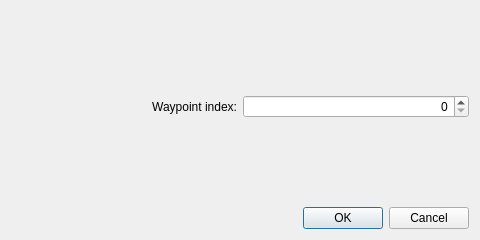
<?xml version="1.0" encoding="UTF-8"?>
<ui version="4.0">
 <class>DialogEditObjectiveWaypoint</class>
 <widget class="QDialog" name="DialogEditObjectiveWaypoint">
  <property name="geometry">
   <rect>
    <x>0</x>
    <y>0</y>
    <width>480</width>
    <height>240</height>
   </rect>
  </property>
  <property name="windowTitle">
   <string>Edit Objective Waypoint</string>
  </property>
  <property name="modal">
   <bool>true</bool>
  </property>
  <layout class="QGridLayout" name="gridLayout">
   <item row="1" column="1">
    <widget class="QSpinBox" name="spinBox">
     <property name="alignment">
      <set>Qt::AlignRight|Qt::AlignTrailing|Qt::AlignVCenter</set>
     </property>
    </widget>
   </item>
   <item row="1" column="0">
    <widget class="QLabel" name="label">
     <property name="text">
      <string>Waypoint index:</string>
     </property>
     <property name="alignment">
      <set>Qt::AlignRight|Qt::AlignTrailing|Qt::AlignVCenter</set>
     </property>
     <property name="buddy">
      <cstring>spinBox</cstring>
     </property>
    </widget>
   </item>
   <item row="3" column="0" colspan="2">
    <widget class="QDialogButtonBox" name="buttonBox">
     <property name="orientation">
      <enum>Qt::Horizontal</enum>
     </property>
     <property name="standardButtons">
      <set>QDialogButtonBox::Cancel|QDialogButtonBox::Ok</set>
     </property>
    </widget>
   </item>
   <item row="2" column="0" colspan="2">
    <spacer name="verticalSpacer">
     <property name="orientation">
      <enum>Qt::Vertical</enum>
     </property>
     <property name="sizeHint" stdset="0">
      <size>
       <width>299</width>
       <height>30</height>
      </size>
     </property>
    </spacer>
   </item>
   <item row="0" column="0" colspan="2">
    <spacer name="verticalSpacer_2">
     <property name="orientation">
      <enum>Qt::Vertical</enum>
     </property>
     <property name="sizeHint" stdset="0">
      <size>
       <width>299</width>
       <height>34</height>
      </size>
     </property>
    </spacer>
   </item>
  </layout>
 </widget>
 <resources/>
 <connections>
  <connection>
   <sender>buttonBox</sender>
   <signal>accepted()</signal>
   <receiver>DialogEditObjectiveWaypoint</receiver>
   <slot>accept()</slot>
   <hints>
    <hint type="sourcelabel">
     <x>248</x>
     <y>254</y>
    </hint>
    <hint type="destinationlabel">
     <x>157</x>
     <y>274</y>
    </hint>
   </hints>
  </connection>
  <connection>
   <sender>buttonBox</sender>
   <signal>rejected()</signal>
   <receiver>DialogEditObjectiveWaypoint</receiver>
   <slot>reject()</slot>
   <hints>
    <hint type="sourcelabel">
     <x>316</x>
     <y>260</y>
    </hint>
    <hint type="destinationlabel">
     <x>286</x>
     <y>274</y>
    </hint>
   </hints>
  </connection>
 </connections>
</ui>
